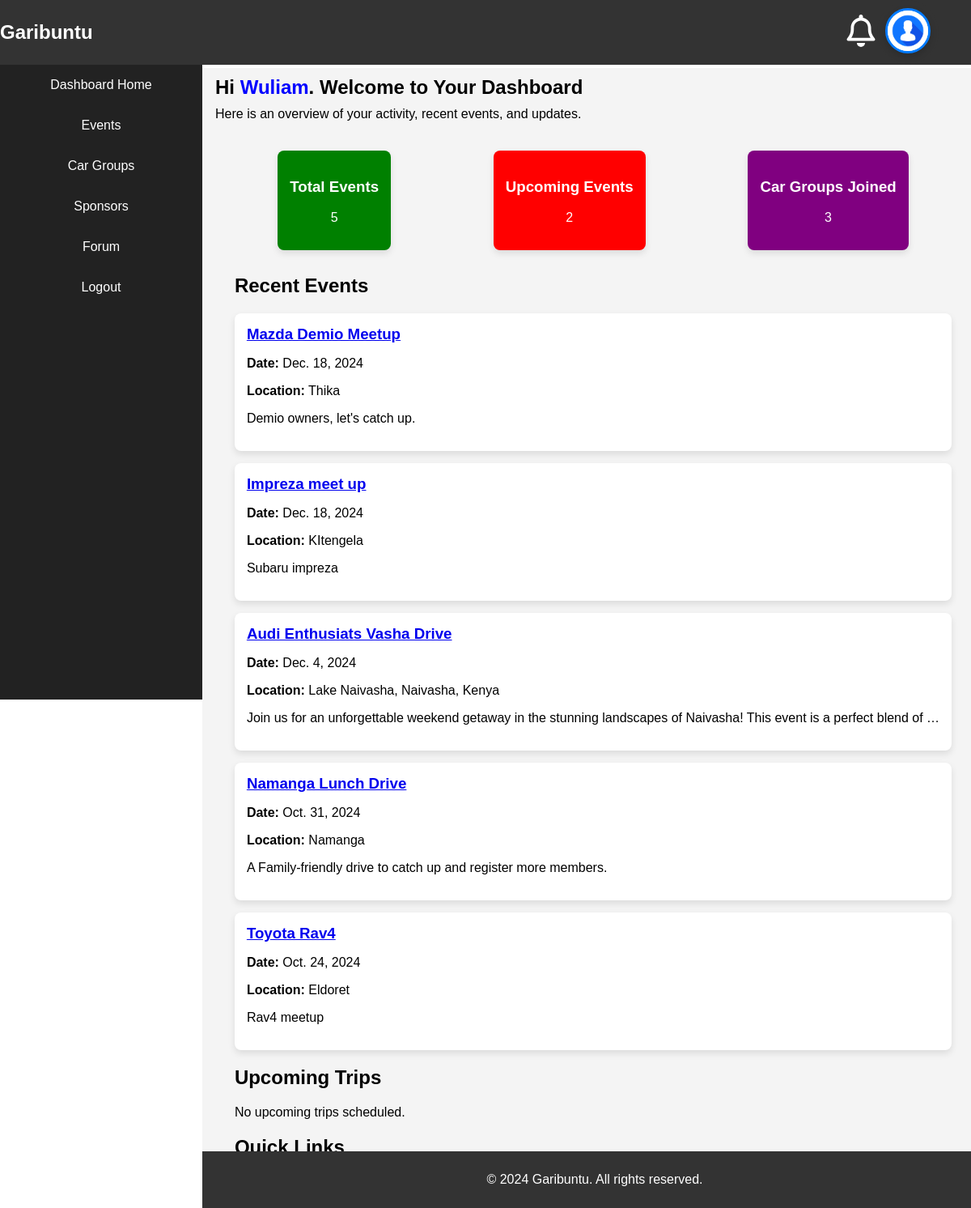
Page /dashboard/ (signed in) on the committed database.
### users/models.py (models this page shows, shortened)
class User(AbstractUser):
    email = models.EmailField(unique=True)
    profile_picture = models.ImageField(upload_to='profiles/', blank=True, null=True)
    bio = models.TextField(blank=True, null=True)

### events/models.py (models this page shows, shortened)
class Event(models.Model):
    title = models.CharField(max_length=100)
    description = models.TextField()
    date = models.DateField()
    time = models.TimeField()
    location = models.CharField(max_length=255)
    registration_fee = models.DecimalField(max_digits=10, decimal_places=2)
    group = models.ForeignKey(CarGroup, on_delete=models.CASCADE, related_name='events')
    created_by = models.ForeignKey(User, on_delete=models.CASCADE, related_name='organized_events')
    attendees = models.ManyToManyField(User, through='EventRegistration', related_name='events')
    poster = models.ImageField(upload_to='event_posters/', null=True, blank=True)

### garibuntu/views.py (the view)
# urls.py: path('dashboard/', views.dashboard, name='dashboard'),
def dashboard(request):
    user = request.user
    total_events = Event.objects.count()
    upcoming_events = Event.objects.filter(date__gte=timezone.now().date())
    recent_events = Event.objects.order_by('-date')[:5]  # Last 5 events
    upcoming_trips = upcoming_events.filter(title__icontains='trip')[:5]  # Filter by keyword 'trip'
    car_groups_count = CarGroup.objects.filter(members=request.user).count()
    context = {
        'total_events': total_events,
        'upcoming_events_count': upcoming_events.count(),
        'recent_events': recent_events,
        'upcoming_trips': upcoming_trips,
        'car_groups_count': car_groups_count,
        'user':user,
    }
    return render(request, 'dashboard.html', context)

### garibuntu/templates/dashboard.html (shortened to what this page needs)
{% extends "base-dash.html" %}
{% load static %}
{% block content %}
<div class="lead-content">
    <h2 class="lead-content-header">Hi <span class="user-name-nav">{{user}}</span>. Welcome to Your Dashboard</h2>
    <p class="lead-paragraph">Here is an overview of your activity, recent events, and updates.</p>
</div>
<div class="main-wrapper">
    <div class="dashboard-container">
        <div class="dashboard-stats">
            <a href="{% url 'garibuntu:event_list' %}">
                <div class="stat-box-1">
                    <h3>Total Events</h3>
                    <p>{{ total_events }}</p>
                </div>
            </a>
            <a href="{% url 'garibuntu:event_list' %}">
                <div class="stat-box-2">
                    <h3>Upcoming Events</h3>
                    <p>{{ upcoming_events_count }}</p>
                </div>
            </a>
            <a href="{% url 'garibuntu:group_list_dash' %}">
                <div class="stat-box-3">
                    <h3>Car Groups Joined</h3>
                    <p>{{ car_groups_count }}</p>
                </div>
            </a>
        </div>
        <div class="dashboard-section">
            <h2>Recent Events</h2>
            <ul class="event-list">
                {% for event in recent_events %}
                <li class="event-item">
                    <a href="{% url 'garibuntu:event_detail' event.id %}">
                        <h3>{{ event.title }}</h3>
                    </a>
                    <p><strong>Date:</strong> {{ event.date }}</p>
                    <p><strong>Location:</strong> {{ event.location }}</p>
                    <p>{{ event.description|truncatewords:20 }}</p>
                </li>
                {% empty %}
                <p>No recent events available.</p>
                {% endfor %}
            </ul>
        </div>
        <div class="dashboard-section">
            <h2>Upcoming Trips</h2>
            <ul class="trip-list">
                {% for trip in upcoming_trips %}
                <li class="trip-item">
                    <h3>{{ trip.title }}</h3>
                    <p><strong>Destination:</strong> {{ trip.destination }}</p>
                    <p><strong>Date:</strong> {{ trip.start_time|date:"F j, Y" }}</p>
                </li>
                {% empty %}
                <p>No upcoming trips scheduled.</p>
                {% endfor %}
            </ul>
        </div>
        <div class="dashboard-section">
            <h2>Quick Links</h2>
            <div class="quick-links">
                <a href="#" class="btn btn-primary">Create New Event</a>
                <a href="#" class="btn btn-secondary">View Profile</a>
                <a href="#" class="btn btn-secondary">Browse Car Groups</a>
            </div>
        </div>
    </div>
</div>
{% endblock %}

### garibuntu/static/css/style.css (style rules this page uses)
body { box-sizing: border-box; margin: 0; padding: 0; font-family: Arial, sans-serif; }
.lead-content { padding-top: 10px; margin-top: 20px; }
.lead-content-header { padding-top: 0; margin-top: 0; margin-bottom: 10px; }
.lead-paragraph { padding-top: 0; margin-top: 0; }
.user-name-nav { color: blue; }
.dashboard-container { margin: 40px auto; max-width: 800px; padding-bottom: 100px; }
.btn-primary { background-color: #007bff; color: #fff; }
.btn-secondary { margin-left: 10px; background-color: #6c757d; color: #fff; }
.btn { padding: 10px 20px; font-size: 16px; border: none; border-radius: 4px; cursor: pointer; }
.btn-primary { background-color: #007bff; color: #ffffff; }
.btn-secondary { background-color: #6c757d; color: #ffffff; }
.dashboard-container { max-width: 1000px; margin: 0 auto; padding: 20px; }
.dashboard-stats { display: flex; gap: 20px; margin-bottom: 30px; justify-content: space-around; }
.stat-box-1 { text-align: center; padding: 15px; background-color: green; border-radius: 8px; box-shadow: 0 4px 8px rgba(0, 0, 0, 0.1); color: white; text-decoration: none; }
.stat-box-2 { text-align: center; padding: 15px; background-color: red; border-radius: 8px; box-shadow: 0 4px 8px rgba(0, 0, 0, 0.1); color: white; text-decoration: none; }
.stat-box-3 { text-align: center; padding: 15px; background-color: purple; border-radius: 8px; box-shadow: 0 4px 8px rgba(0, 0, 0, 0.1); color: white; text-decoration: none; }
.dashboard-stats>a { text-decoration: none; }
.event-list, .trip-list { list-style: none; padding: 0; }
.event-item, .trip-item { margin-bottom: 15px; padding: 15px; background-color: #ffffff; border-radius: 8px; box-shadow: 0 4px 8px rgba(0, 0, 0, 0.1); }
.event-item h3, .trip-item h3 { margin: 0 0 5px; }
.quick-links .btn { margin-right: 10px; }
.main-wrapper { display: flex; flex-direction: column; min-height: 100vh; }
.btn-primary { width: 100%; padding: 12px; font-size: 18px; font-weight: bold; color: #fff; background-color: #007bff; border: none; border-radius: 4px; cursor: pointer; transition: background-color 0.3s ease; }

### rows in the picture
User: username "Wuliam"
Event: title "Mazda Demio Meetup", date "Dec. 18, 2024", location "Thika", description "Demio owners, let's catch up."
Event: title "Impreza meet up", date "Dec. 18, 2024", location "KItengela", description "Subaru impreza"
Event: title "Audi Enthusiats Vasha Drive", date "Dec. 4, 2024", location "Lake Naivasha, Naivasha, Kenya", description "Join us for an unforgettable weekend getaway in the stunning landscapes of Naivasha! This event is a perfect blend of …"
Event: title "Namanga Lunch Drive", date "Oct. 31, 2024", location "Namanga", description "A Family-friendly drive to catch up and register more members."
Event: title "Toyota Rav4", date "Oct. 24, 2024", location "Eldoret", description "Rav4 meetup"

### other values in the picture
{{ total_events }} "5"
{{ upcoming_events_count }} "2"
{{ car_groups_count }} "3"
